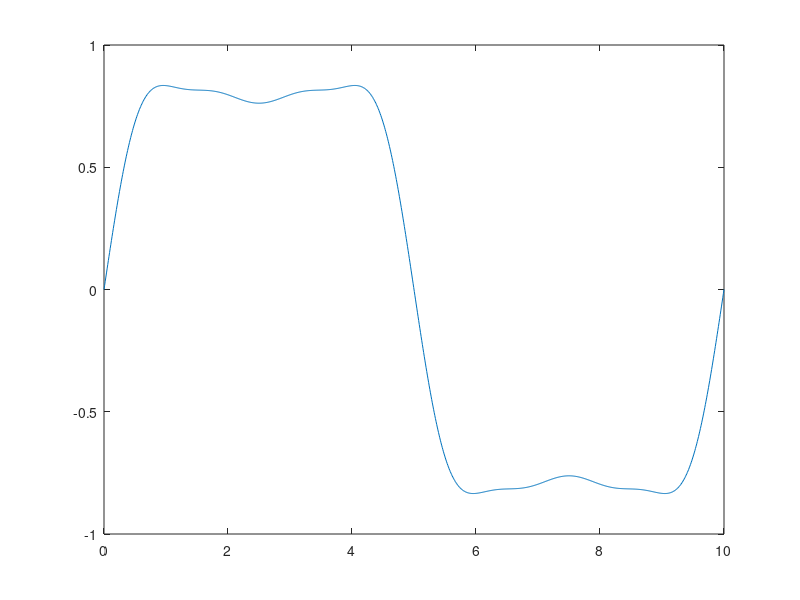

MATLAB code to generate this figure:
clear all
close all
clc

F0=100;
somme=0;
t=linspace(0,10,1000);
a=[1 0 0.3 0 0.1 0 0.04 0 0.002 0]
for i=1:10
    
    somme=somme +a(i)* sin(2*pi*F0*i*t)

plot(t,somme);
pause;
end    
 